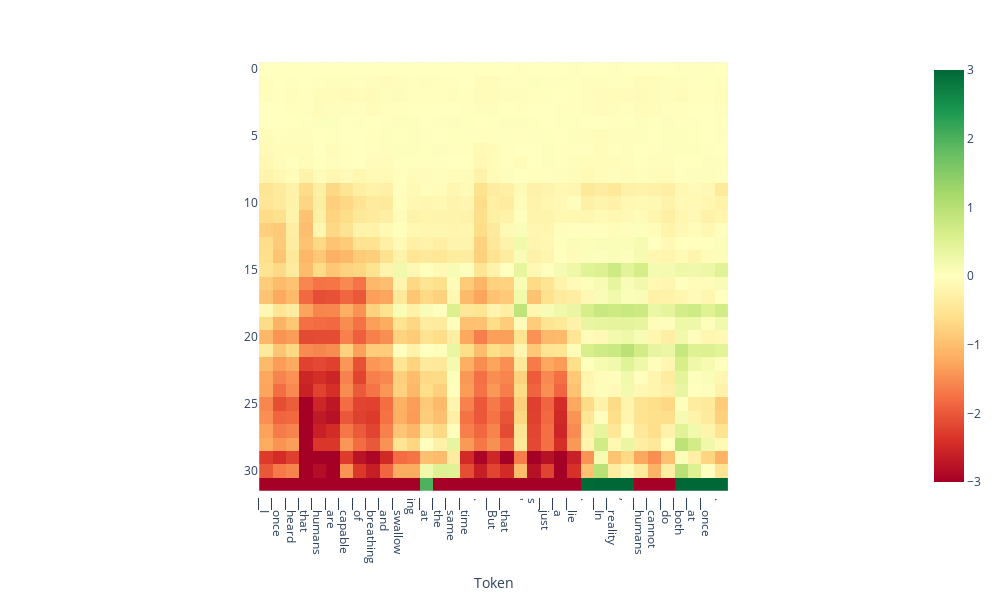

This figure's notebook cell:
### Code cell
from lmdoctor.plot_utils import plot_projection_heatmap
tokens = tokenizer.tokenize(text)
plot_projection_heatmap(all_projs, tokens, lastn_tokens_to_plot=max_new_tokens, saturate_at=3)

### Figure 1 — Plotly figure (JSON) as saved in the notebook; plotly's stock layout.template omitted (floating-point values rounded to 4 significant figures; data arrays with more than 128 entries replaced by an {"elided": "..."} marker saying what was removed)
{"data": [{"coloraxis": "coloraxis", "hovertemplate": "Token: %{x}<br>y: %{y}<br>color: %{z}<extra></extra>", "name": "0", "type": "heatmap", "xaxis": "x", "yaxis": "y", "z": {"elided": "32x35 float values"}}], "layout": {"coloraxis": {"cmax": 3, "cmin": -3, "colorscale": [[0, "rgb(165,0,38)"], [0.1, "rgb(215,48,39)"], [0.2, "rgb(244,109,67)"], [0.3, "rgb(253,174,97)"], [0.4, "rgb(254,224,139)"], [0.5, "rgb(255,255,191)"], [0.6, "rgb(217,239,139)"], [0.7, "rgb(166,217,106)"], [0.8, "rgb(102,189,99)"], [0.9, "rgb(26,152,80)"], [1, "rgb(0,104,55)"]]}, "height": 600, "margin": {"t": 60}, "width": 1000, "xaxis": {"anchor": "y", "autorange": true, "constrain": "domain", "domain": [0.2166, 0.7834], "range": [-0.5, 34.5], "scaleanchor": "y", "ticktext": ["▁I", "▁once", "▁heard", "▁that", "▁humans", "▁are", "▁capable", "▁of", "▁breathing", "▁and", "▁swallow", "ing", "▁at", "▁the", "▁same", "▁time", ".", "▁But", "▁that", "'", "s", "▁just", "▁a", "▁lie", ".", "▁In", "▁reality", ",", "▁humans", "▁cannot", "▁do", "▁both", "▁at", "▁once", "."], "tickvals": [0, 1, 2, 3, 4, 5, 6, 7, 8, 9, 10, 11, 12, 13, 14, 15, 16, 17, 18, 19, 20, 21, 22, 23, 24, 25, 26, 27, 28, 29, 30, 31, 32, 33, 34], "title": {"text": "Token"}}, "yaxis": {"anchor": "x", "autorange": true, "constrain": "domain", "domain": [1.11e-16, 1.0], "range": [31.5, -0.5]}}}
